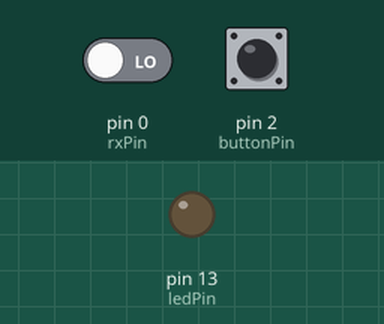
Recording of a sketch running on a simulated Arduino Uno, built for the host (arithmetic inside an expression is 32-bit, double 64-bit). Shown: output pins drawn as LEDs (lit = HIGH). The inputs (shaded band) are chosen by the test bench; at power-on: pin 2 (buttonPin) HIGH, pin 0 (rxPin) LOW.

Above: at 1.2 s.
1.3 s: pin 2 (buttonPin) pulled LOW for 0.15 s
At 1.37 s:
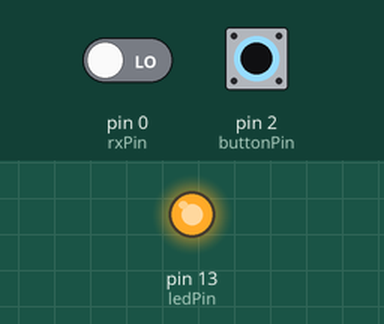
4.4 s: pin 2 (buttonPin) pulled LOW for 3.2 s
At 8.0 s:
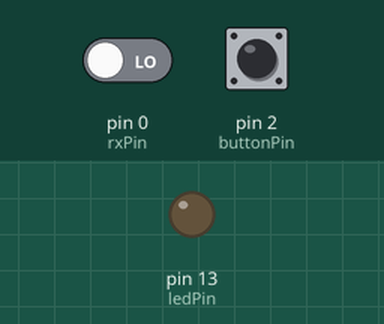
Timing chart, 0 to 9.5 s (numbered marks = the images above; inputs shaded):
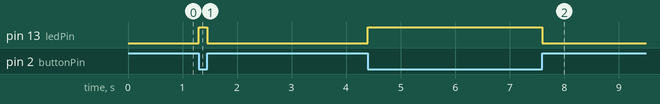

The sketch:

serial_passthrough.ino
```cpp
/*
 * Serial pass-through adapter.
 *
 * This bridges the Teensy's USB serial port to the Fadecandy board's serial
 * interface at 115200 baud. When the green button is held, we implement a simple
 * serial port loopback which will put the Fadecandy into bootloader mode.
 */

const unsigned rxPin = 0;
const unsigned txPin = 1;
const unsigned buttonPin = 2;
const unsigned ledPin = 13;

HardwareSerial Uart = HardwareSerial();

#define BAUD 115200

void setup()
{
    pinMode(ledPin, OUTPUT);
    pinMode(buttonPin, INPUT_PULLUP);
    Serial.begin(BAUD);
}

void passthroughMode()
{
    pinMode(rxPin, INPUT);
    pinMode(txPin, OUTPUT);
    digitalWrite(ledPin, HIGH);

    // This is only slow 9600 baud, but input-to-output latency must be less
    // than one character for the bootloader to detect the loopback.

    while (digitalRead(buttonPin) == LOW) {
        digitalWrite(txPin, digitalRead(rxPin));
    }

    digitalWrite(ledPin, LOW);
}

void loopbackMode()
{
    Uart.begin(BAUD);

    while (digitalRead(buttonPin) == HIGH) {
        if (Serial.available()) {
            Uart.write(Serial.read());
        }
        if (Uart.available()) {
            Serial.write(Uart.read());
        }
    }

    Uart.end();
}

void loop()
{
    loopbackMode();
    passthroughMode();
}
```

Measured:
- after the input at 1.3 s, pin 13 (ledPin): LOW → HIGH at once, → LOW 0.15 s later
- after the input at 4.4 s, pin 13 (ledPin): LOW → HIGH at once, → LOW 3.2 s later
